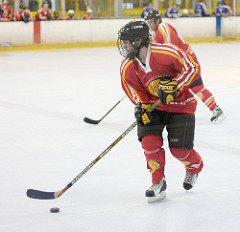
%> input picture Matlab/Hockey.jpg, 240 x 232 px
$ octave demo.m   (GNU Octave 9; MATLAB toolbox functions it lacks are replaced by stand-ins)
%> lines starting %> are read from the running program, lines starting %| are printed output that depends on the picture
%> further down, im is the input picture: size 232x240x3 uint8; mean R, G, B 207.4, 196.5, 189.4
### Matlab/maxEntropyPatches.m
function patches = maxEntropyPatches( im, pSize, Strd, entTh, ovrlpTh)
%> called with pSize = 60, Strd = 7, entTh = 0.75, ovrlpTh = 0.1
%A maximum-entropy splitter
%   This code is intended to generate ally patches for a given input image as described in [1]. Please, cite the paper when you use this code.
%   A function to split an input image into a set of pathces according to
%   thier entropy values such that the returned patches have entropy
%   values>=entTH and the overlap between any two of them is <= ovrlpTh.
%   The stride Strd determines the step of the sliding mask over the
%   original image im.
%
% Alaa E. Abdel-Hakim
% October 2017
%
% Reference:
%       [1] Alaa E. Abdel-Hakim. "Ally patches for spoliation of adversarial patches." Journal of Big Data 6, no. 1 (2019): 51.

tic
h = size(im,1);
%> h = 232
w = size(im,2);
%> w = 240

imEnt = entropy(im);
%> imEnt = 6.54
pCount = 0;
pCor = zeros(ceil(h/Strd*w/Strd),2);     % Initially allocate a large space for pathces
pEnts = zeros(ceil(h/Strd*w/Strd),1);
ovrlp = zeros(ceil(h/Strd*w/Strd),1);

for i = 1:Strd:h-pSize+1
    for j = 1:Strd:w-pSize+1
        p = im(i:i+pSize-1,j:j+pSize-1,:);  % Get a patch
        ent = entropy(p);
        if(ent/imEnt < entTh); continue; end    % Check a sufficient information content
        % Add the current patch
        pCount = pCount+1;
        pCor(pCount,:) = [i,j];
        pEnts(pCount) = ent;
        rectangle('Position',[j,i,pSize,pSize],'EdgeColor','red');
        text(j,i,num2str(ent));
    end
end
%> after the loop, pCor = 1137 rows, first 12: [1 1; 1 8; 1 15; 1 22; 1 29; 1 36; 1 43; 1 50; 1 57; 1 64; 1 71; 1 78]; pCount = 448; pEnts = 1137 values, max 7.81 at index 178, min 0 at index 449, mean 2.64
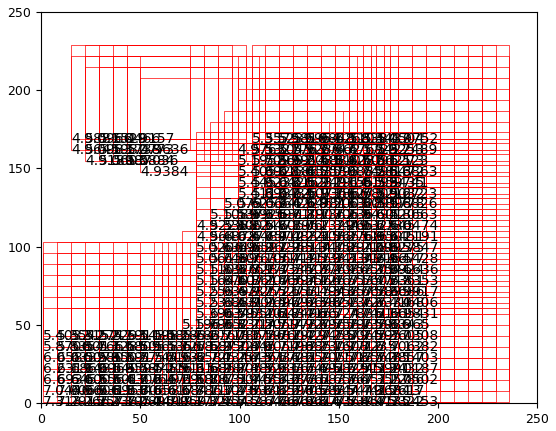
%> figure redrawn from the program's plot data
%remove the extra places in the patches
pCor(pCount+1:size(pCor,1),:) = [];
pEnts(pCount+1:size(pEnts,1)) = [];

%> the run ends on the next line
srtdPdata = sortrows([pEnts,pCor],'descend');

ovrlps = triu(rectint([srtdPdata(:,2:3),pSize*ones(size(srtdPdata,1),2)],[srtdPdata(:,2:3),pSize*ones(size(srtdPdata,1),2)]),1);
[tt,tmpidx] = find(ovrlps >= ovrlpTh*pSize*pSize);
tmpidx = [tt,tmpidx];
tmpidx = sortrows(tmpidx,1);

final_idx = [1:pCount]';
finalCount = pCount;
while ~isempty(tmpidx)
    final_idx(final_idx==tmpidx(1,2))=[];
    [row2remove,tmp] = find(tmpidx(:,1) == tmpidx(1,2));
    tmpidx(row2remove,:) = [];
    tmpidx(1,:) = [];
end


%Display for debug
close all
imshow(im);
hold on;
for i=1:length(final_idx)
    rectangle('Position',[srtdPdata(final_idx(i),3),srtdPdata(final_idx(i),2),pSize,pSize],'EdgeColor','green','LineWidth', 4);
end

patches = [srtdPdata(final_idx,3),srtdPdata(final_idx,2),srtdPdata(final_idx,1)];
toc
end

### Matlab/demo.m
% A usage-illustration script
%
% This code is provided under MIT License.
% When used, please, cite the corresponding paper.
%
% Reference:
%           Alaa E. Abdel-Hakim. "Ally patches for spoliation of adversarial patches." Journal of Big Data 6, no. 1 (2019): 51.
%
%             @Article{Abdel-Hakim2019,
%             author="Abdel-Hakim, Alaa E.",
%             title="Ally patches for spoliation of adversarial patches",
%             journal="Journal of Big Data",
%             year="2019",
%             month="Jun",
%             day="07",
%             volume="6",
%             number="1",
%             pages="51",
%             issn="2196-1115",
%             doi="10.1186/s40537-019-0213-4",
%             url="https://doi.org/10.1186/s40537-019-0213-4"
%             }

% p contains a data structure of the returned patches. It is a simple 2D
% matrix whose dimensions Nx3. N is the number of the returned patches. The
% first two columns are the coordinates of the upper left corner of the
% returned patches and the third column contins the patch's entropy value.
%


im = imread("Hockey.jpg");

patch_Size = 60; % The patch size (square patches)
Stride = 7;
entropy_threshold = 0.75;
overlap_threshold = 0.1;

p = maxEntropyPatches( im, patch_Size, Stride, entropy_threshold, overlap_threshold);
